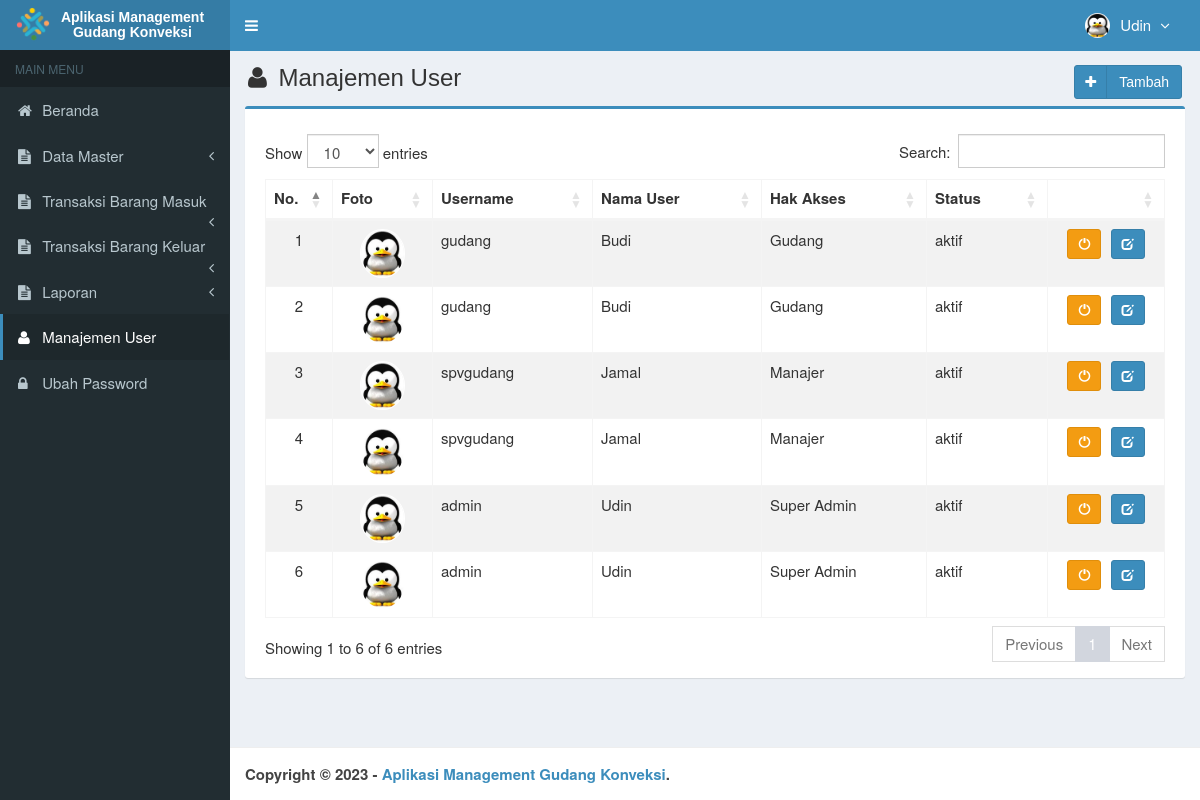
Page /main.php?module=user&alert=0 (signed in) on the committed database.
### tables this page shows
CREATE TABLE `is_users` (
  `id_user` int(3) NOT NULL,
  `username` varchar(50) NOT NULL,
  `nama_user` varchar(50) NOT NULL,
  `password` varchar(50) NOT NULL,
  `email` varchar(50) DEFAULT NULL,
  `telepon` varchar(13) DEFAULT NULL,
  `foto` varchar(100) DEFAULT NULL,
  `hak_akses` enum('Super Admin','Manajer','Gudang') NOT NULL,
  `status` enum('aktif','blokir') NOT NULL DEFAULT 'aktif',
  `created_at` timestamp NOT NULL DEFAULT current_timestamp(),
  `updated_at` timestamp NOT NULL DEFAULT current_timestamp() ON UPDATE current_timestamp()
);

### modules/user/view.php (the view, shortened to what this page needs)
<section class="content-header">
  <h1>
    <i class="fa fa-user icon-title"></i> Manajemen User
    <a class="btn btn-primary btn-social pull-right" href="?module=form_user&form=add" title="Tambah Data" data-toggle="tooltip">
      <i class="fa fa-plus"></i>Tambah
    </a>
  </h1>
</section>
<section class="content">
  <div class="row">
    <div class="col-md-12">
      <div class="box box-primary">
        <div class="box-body">
          <table id="dataTables1" class="table table-bordered table-striped table-hover">
            <thead>
              <tr>
                <th class="center">No.</th>
                <th class="center">Foto</th>
                <th class="center">Username</th>
                <th class="center">Nama User</th>
                <th class="center">Hak Akses</th>
                <th class="center">Status</th>
                <th class="center"></th>
              </tr>
            </thead>
            <tbody>
            <?php
            $no = 1;
            $query = mysqli_query($mysqli, "SELECT * FROM is_users ORDER BY id_user DESC")
                                            or die('Ada kesalahan pada query tampil data user: '.mysqli_error($mysqli));
            while ($data = mysqli_fetch_assoc($query)) {
              echo "<tr>
                      <td width='50' class='center'>$no</td>";
                      if ($data['foto']=="") { ?>
                        <td class='center'><img class='img-user' src='images/user/user-default.png' width='45'></td>
                      <?php
                      } else { ?>
                        <td class='center'><img class='img-user' src='images/user/<?php echo $data['foto']; ?>' width='45'></td>
                      <?php
                      }
              echo "  <td>$data[username]</td>
                      <td>$data[nama_user]</td>
                      <td>$data[hak_akses]</td>
                      <td>$data[status]</td>
                      <td class='center' width='100'>
                          <div>";
                          if ($data['status']=='aktif') { ?>
                            <a data-toggle="tooltip" data-placement="top" title="Blokir" style="margin-right:5px" class="btn btn-warning btn-sm" href="modules/user/proses.php?act=off&id_user=<?php echo $data['id_user'];?>">
                                <i style="color:#fff" class="glyphicon glyphicon-off"></i>
                            </a>
            <?php
                          }
                          else { ?>
                            <a data-toggle="tooltip" data-placement="top" title="Aktifkan" style="margin-right:5px" class="btn btn-success btn-sm" href="modules/user/proses.php?act=on&id_user=<?php echo $data['id_user'];?>">
                                <i style="color:#fff" class="glyphicon glyphicon-ok"></i>
                            </a>
            <?php
                          }
              echo "      <a data-toggle='tooltip' data-placement='top' title='Ubah' class='btn btn-primary btn-sm' href='?module=form_user&form=edit&id=$data[id_user]'>
                                <i style='color:#fff' class='glyphicon glyphicon-edit'></i>
                            </a>
                          </div>
                      </td>
                    </tr>";
              $no++;
            }
            ?>
            </tbody>
          </table>
        </div>
      </div>
    </div>
  </div>
</section><!-- /.content

### top-menu.php (shortened to what this page needs)
<?php
require_once "config/database.php";
$query = mysqli_query($mysqli, "SELECT id_user, nama_user, foto, hak_akses FROM is_users WHERE id_user='$_SESSION[id_user]'")
                                or die('Ada kesalahan pada query tampil Manajemen User: '.mysqli_error($mysqli));
$data = mysqli_fetch_assoc($query);
?>
<li class="dropdown user user-menu">
  <a href="#" class="dropdown-toggle" data-toggle="dropdown">
  <?php
  if ($data['foto']=="") { ?>
    <img src="images/user/user-default.png" class="user-image" alt="User Image"/>
  <?php
  }
  else { ?>
    <img src="images/user/<?php echo $data['foto']; ?>" class="user-image" alt="User Image"/>
  <?php
  }
  ?>
    <span class="hidden-xs"><?php echo $data['nama_user']; ?> <i style="margin-left:5px" class="fa fa-angle-down"></i></span>
  </a>
</li>

### assets/css/style.css (style rules this page uses)
.btn-social *:first-child { border-right: 1px solid rgba(0, 0, 0, 0.1); bottom: 0; font-size: 1em !important; left: 0; line-height: 32px !important; position: absolute; text-align: center; top: 0; width: 32px !important; }
.content-header { padding: 15px 18px 0; position: relative; }
.center { text-align:center; }
.img-user { border: 1px solid #fff; border-radius: 100%; }
.icon-title { margin-right: 5px; }
body { background-color: #fff; color: #333; font-size: 15px; line-height: 1.42857; }

### rows in the picture
is_users: foto (picture), nama_user "Udin", username "admin", hak_akses "Super Admin", status "aktif"
is_users: foto (picture), username "gudang", nama_user "Budi", hak_akses "Gudang", status "aktif"
is_users: foto (picture), username "gudang", nama_user "Budi", hak_akses "Gudang", status "aktif"
is_users: foto (picture), username "spvgudang", nama_user "Jamal", hak_akses "Manajer", status "aktif"
is_users: foto (picture), username "spvgudang", nama_user "Jamal", hak_akses "Manajer", status "aktif"
is_users: foto (picture), username "admin", nama_user "Udin", hak_akses "Super Admin", status "aktif"
